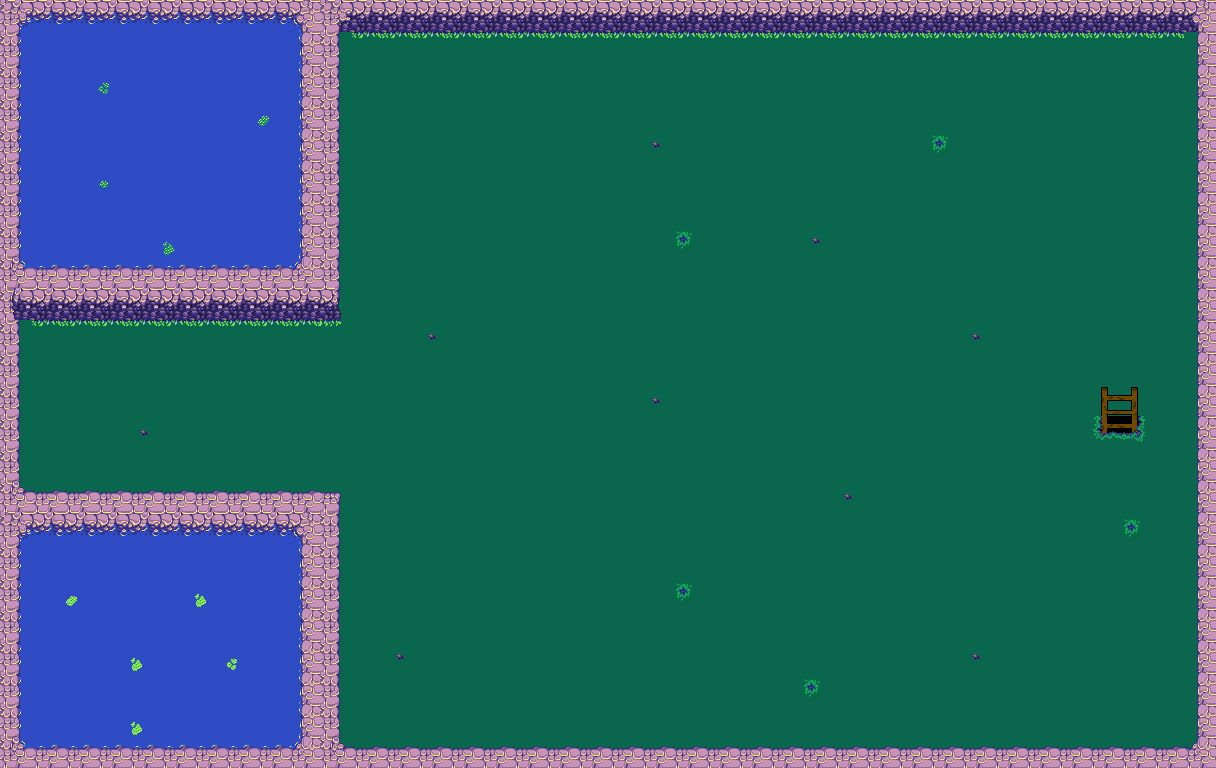

A level layout from a 2D game, rendered from its tile map. Below: a short description, then the map file with tile-grid data replaced by summaries:
An orthogonal 38x24 tile map with 32x32 px tiles, 4 tile layers (ground, water walls, decals, Tile Layer 4), 5 tilesets and 16 objects (boulder1, boulder2, boulder3, boulder4, boulder5).

<map version="1.0" orientation="orthogonal" renderorder="right-down" width="38" height="24" tilewidth="32" tileheight="32" nextobjectid="29">
 <tileset firstgid="1" name="sheet (1)" tilewidth="32" tileheight="32" tilecount="72" columns="12">
  <image source="dirt text/sheet (1).png" trans="ffffff" width="384" height="192" />
 </tileset>
 <tileset firstgid="73" name="sheet (1)" tilewidth="16" tileheight="16" tilecount="288" columns="24">
  <image source="dirt text/sheet (1).png" width="384" height="192" />
 </tileset>
 <tileset firstgid="361" name="32outside" tilewidth="32" tileheight="32" tilecount="180" columns="20">
  <image source="dirt text/32outside.png" width="640" height="288" />
 </tileset>
 <tileset firstgid="541" name="16outside" tilewidth="16" tileheight="16" tilecount="720" columns="40">
  <image source="dirt text/32outside.png" width="640" height="288" />
 </tileset>
 <tileset firstgid="1261" name="ladder" tilewidth="32" tileheight="32" tilecount="8" columns="2">
  <image source="snow text/ladder.png" width="64" height="128" />
 </tileset>
 <layer name="ground" width="38" height="24">
  <data>[912 cells, 912 non-empty, 1 distinct tile ids]</data>
 </layer>
 <layer name="water walls" width="38" height="24">
  <data>[912 cells, 300 non-empty, 20 distinct tile ids]</data>
 </layer>
 <layer name="decals" width="38" height="24">
  <data>[912 cells, 69 non-empty, 22 distinct tile ids]</data>
 </layer>
 <layer name="Tile Layer 4" width="38" height="24">
  <data>[912 cells, 9 non-empty, 7 distinct tile ids]</data>
 </layer>
 <objectgroup name="collision">
  <object id="1" x="10.6667" y="489.333" width="325.333" height="278.667" />
  <object id="3" x="2.66667" y="1.33333" width="333.333" height="320" />
  <object id="5" x="337.333" y="2.66667" width="876" height="28" />
  <object id="6" x="338.667" y="746.667" width="876" height="17.3333" />
  <object id="7" x="1198.67" y="744" width="9.33333" />
  <object id="8" x="1180" y="30.6667" width="32" height="721.333" />
  <object id="12" x="4" y="325.333" width="9.33333" height="165.333" />
  <object id="16" x="1089.33" y="373.333" width="61.3333" height="72" />
  <object id="17" x="1205.33" y="606.667" />
 </objectgroup>
 <objectgroup name="start_end">
  <object id="13" x="40" y="381.333" width="62.6667" height="62.6667">
   <ellipse />
  </object>
  <object id="28" x="1090.67" y="376" width="57.3333" height="66.6667" />
 </objectgroup>
 <objectgroup name="properties">
  <object id="23" name="boulder1" x="392" y="94.6667" width="65.3333" height="54.6667">
   <properties>
    <property name="direction" value="down" />
    <property name="distance" type="float" value="500" />
    <property name="string_prop" value="jesus christ help me" />
   </properties>
  </object>
  <object id="24" name="boulder2" x="534.667" y="669.333" width="53.3333" height="54.6667">
   <properties>
    <property name="direction" value="up" />
    <property name="distance" type="float" value="500" />
   </properties>
  </object>
  <object id="25" name="boulder3" x="670.667" y="97.3333" width="78.6667" height="50.6667">
   <properties>
    <property name="direction" value="down" />
    <property name="distance" type="float" value="500" />
   </properties>
  </object>
  <object id="26" name="boulder4" x="837.333" y="669.333" width="86.6667" height="54.6667">
   <properties>
    <property name="direction" value="up" />
    <property name="distance" type="float" value="500" />
   </properties>
  </object>
  <object id="27" name="boulder5" x="990.667" y="98.6667" width="61.3333" height="57.3333">
   <properties>
    <property name="direction" value="down" />
    <property name="distance" type="float" value="500" />
   </properties>
  </object>
 </objectgroup>
</map>
